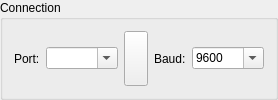
          <widget class="GroupBox" name="grpConnection">
           <property name="title">
            <string>Connection</string>
           </property>
           <layout class="QVBoxLayout" name="verticalLayout">
            <item>
             <layout class="QHBoxLayout" name="horizontalLayout_3" stretch="0,1,0,0,1">
              <item>
               <widget class="QLabel" name="label">
                <property name="text">
                 <string>Port:</string>
                </property>
               </widget>
              </item>
              <item>
               <widget class="QComboBox" name="cboPort">
                <property name="editable">
                 <bool>true</bool>
                </property>
               </widget>
              </item>
              <item>
               <widget class="QToolButton" name="cmdRefresh">
                <property name="sizePolicy">
                 <sizepolicy hsizetype="Fixed" vsizetype="Expanding">
                  <horstretch>0</horstretch>
                  <verstretch>0</verstretch>
                 </sizepolicy>
                </property>
                <property name="styleSheet">
                 <string notr="true">padding: 0 1 0 2;</string>
                </property>
                <property name="text">
                 <string/>
                </property>
               </widget>
              </item>
              <item>
               <widget class="QLabel" name="label_2">
                <property name="text">
                 <string>Baud:</string>
                </property>
               </widget>
              </item>
              <item>
               <widget class="QComboBox" name="cboBaud">
                <property name="editable">
                 <bool>true</bool>
                </property>
                <property name="currentText">
                 <string>9600</string>
                </property>
                <item>
                 <property name="text">
                  <string>9600</string>
                 </property>
                </item>
                <item>
                 <property name="text">
                  <string>14400</string>
                 </property>
                </item>
                <item>
                 <property name="text">
                  <string>19200</string>
                 </property>
                </item>
                <item>
                 <property name="text">
                  <string>38400</string>
                 </property>
                </item>
                <item>
                 <property name="text">
                  <string>57600</string>
                 </property>
                </item>
                <item>
                 <property name="text">
                  <string>115200</string>
                 </property>
                </item>
               </widget>
              </item>
             </layout>
            </item>
           </layout>
          </widget>
